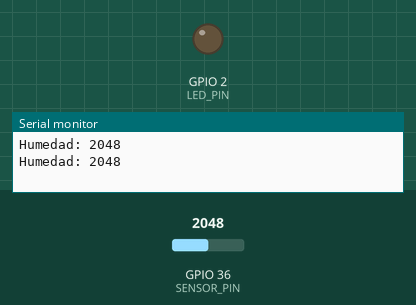
The sketch below on a simulated ESP32. Shown: output pins drawn as LEDs (lit = HIGH), the last lines printed to the serial monitor. Inputs (shaded band) come from the test bench; at power-on: GPIO 36 (SENSOR_PIN) = 2048.

Above: at 1.8 s.
1.9 s: GPIO 36 (SENSOR_PIN) set to 63
3.4 s: GPIO 36 (SENSOR_PIN) set to 53
At 4.9 s:
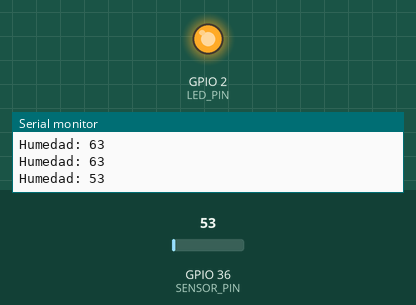
5.5 s: GPIO 36 (SENSOR_PIN) set to 491
At 6.4 s:
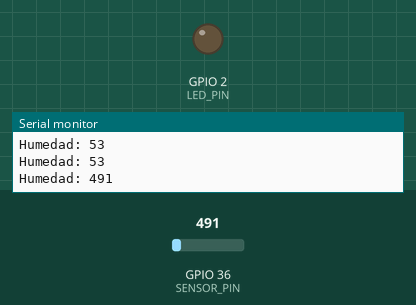
7.5 s: GPIO 36 (SENSOR_PIN) set to 0
At 9.1 s:
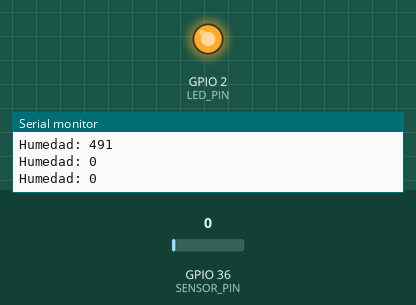
Timing chart, 0 to 10.5 s (numbered marks = the images above; inputs shaded):
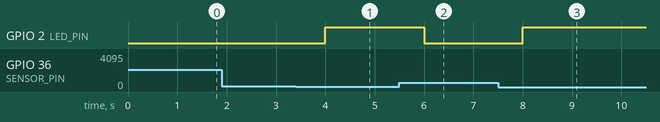

The sketch:

codigoPlantaInteligente.ino
```cpp
/* Planta Inteligente (Agricultura Digital)
LabDays EAFIT
Autor: David Velásquez
Fecha: 6/11/2024
Descripción: Este programa permite configurar un sensor de humedad del suelo
para detectar si a una planta le falta agua o no. En caso de faltar agua
el ESP32 prenderá el LED azul que tiene conectado en el pin 2

Conexiones Sensor de Humedad del Suelo al ESP32:
SIG (Cable Azul) -> VP (A0)
VCC (Cable Rojo) -> 3V3
GND (Cable Negro) -> GND
*/

// Etiquetas de pines
#define SENSOR_PIN A0 // Sensor de humedad del suelo conectado al pin VP (A0)
#define LED_PIN 2 // LED del ESP32 conectado por defecto en el pin 2

// Constantes
#define TIEMPO_LECTURA 1000 // Valor del tiempo de lectura en milisegundos (1000ms)
#define VAL_SENSOR_AIRE 0 // [CAMBIAR] Valor medido aprox del sensor de humedad en el aire para calibrar
#define VAL_SENSOR_AGUA 2340 // [CAMBIAR] Valor medido aprox del sensor de humedad en el agua para calibrar
#define HUMEDAD_DESEADA 60 // [CAMBIAR] Valor deseado de humedad para la planta en porcentaje

// Variables
unsigned int humedad = 0; // Creo variable de tipo entera sin signo llamada humedad

void setup() {
  // Config de pines
  pinMode(LED_PIN, OUTPUT);

  // Limpieza de salidas
  digitalWrite(LED_PIN, LOW);

  // Iniciar comunicaciones
  Serial.begin(115200); // Inicio comms con el PC a 115200 bauds ()
}

void loop() {
  humedad = analogRead(SENSOR_PIN); // Realizo una lectura análoga del pin del sensor y la guardo en humedad
  //humedad = map(humedad, VAL_SENSOR_AIRE, VAL_SENSOR_AGUA, 0, 100); // [DESCOMENTAR AL CALIBRAR] Escalizo o mapeo la humedad leida de 0 a 100%
  if (humedad < HUMEDAD_DESEADA) { // Pregunto si la humedad medida es menor que la humedad deseada
    digitalWrite(LED_PIN, HIGH); // En caso afirmativo, prendo el LED indicando que falta agua
  } else { // En otro caso
    digitalWrite(LED_PIN, LOW); // En caso negativo, apago el LED ya que la planta tiene suficiente agua
  }
  Serial.print("Humedad: "); // Imprimo el texto "Humedad: " por el monitor Serial
  Serial.println(humedad); // Imprimo el valor de la variable humedad por el monitor serial con un enter al final
  delay(TIEMPO_LECTURA); // Realizo un retardo configurado en TIEMPO_LECTURA para la siguiente medición
}
```

Measured:
- the behaviour switches between 60 and 59 on GPIO 36 (SENSOR_PIN) (found by bisection; images 0 and 1)
- after the input at 3.4 s, GPIO 2 (LED_PIN): LOW → HIGH after 0.60 s
- after the input at 5.5 s, GPIO 2 (LED_PIN): HIGH → LOW after 0.50 s
- after the input at 7.5 s, GPIO 2 (LED_PIN): LOW → HIGH after 0.50 s
